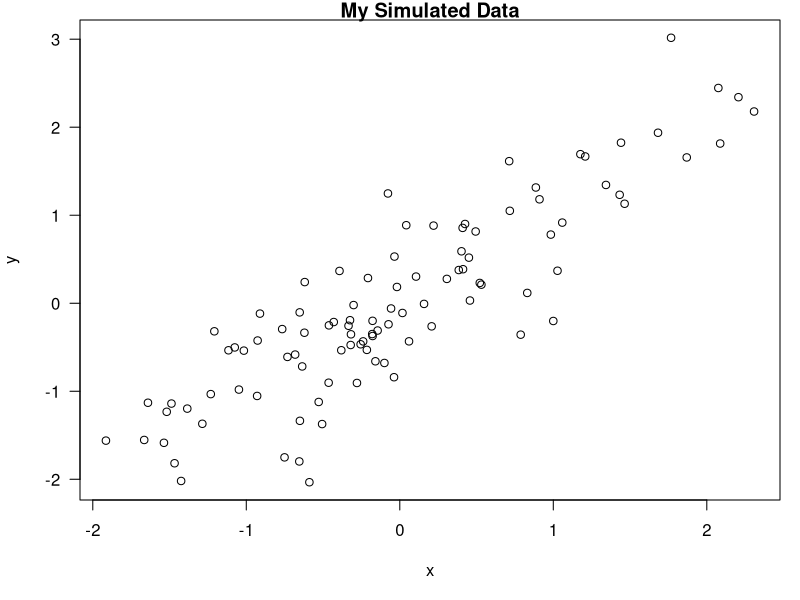

R code for this plot:
## ---- chunk 1
set.seed(1)
x <- rnorm(100)
mean(x)
## ---- chunk 2
time <- format(Sys.time(), "%a %b %d %X %y")
rand <- rnorm(1)
## ---- chunk 3
x <- rnorm(100); y <- x + rnorm(100, sd=0.5)
## ---- chunk 4
par(mar=c(5,4,1,1), las=1)
plot(x,y, main="My Simulated Data")
## ---- chunk 5
library(datasets)
data(airquality)
fit <- lm(Ozone~Wind + Solar.R + Temp, data=airquality)
## ---- chunk 6
library(xtable)
xt <- xtable(summary(fit))
print(xt, type="html")
